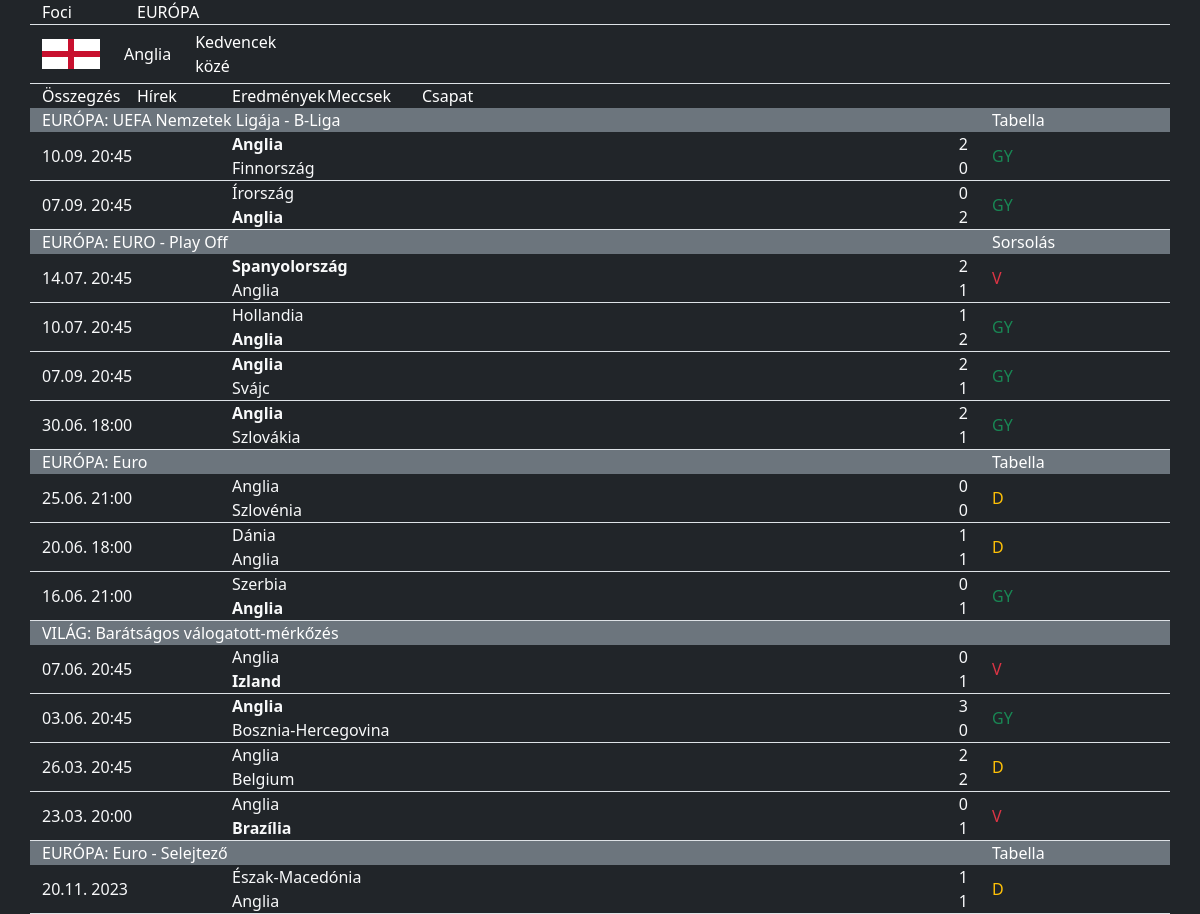
Screenshot of /?page=eredmenyekView&id=1 with the database file from the repository.
### tables this page shows
CREATE TABLE `orszagok` (
  `id` int(11) NOT NULL,
  `orszag` varchar(30) DEFAULT NULL,
  `created_at` timestamp NULL DEFAULT CURRENT_TIMESTAMP
);

CREATE TABLE `foci` (
  `id` int(11) NOT NULL,
  `merkozes_tipus_id` int(11) DEFAULT NULL,
  `hazai_id` int(11) DEFAULT NULL,
  `vendeg_id` int(11) DEFAULT NULL,
  `hazai_gol` varchar(5) DEFAULT NULL,
  `vendeg_gol` varchar(5) DEFAULT NULL,
  `datum` varchar(15) DEFAULT NULL,
  `created_at` timestamp NULL DEFAULT CURRENT_TIMESTAMP
);

CREATE TABLE `tipus` (
  `id` int(11) NOT NULL,
  `tipus_megnevezes` varchar(60) DEFAULT NULL,
  `tipus_forma` varchar(30) DEFAULT NULL,
  `created_at` timestamp NULL DEFAULT CURRENT_TIMESTAMP
);

### traits/Utilities.php (called while the page is built, shortened)
<?php
trait Utilities {
    function getViewFile($file) {
        include(__DIR__."/../views/".$file.".php");
    }
    function connectDB() {
        $hostname = "localhost";
        $username = "root";
        $password = "12345";
        $database = "eredmenyek";
        $connection = mysqli_connect($hostname, $username, $password, $database);
        return $connection;
    }
}

### controllers/UserController.php (called while the page is built, shortened)
<?php
class UserController {
    function eredmenyekView() {
        $this->getViewFile("eredmenyek");
    }
    function eredmenyekProcess($orszag_id) {
        $sql = mysqli_query($this->connectDB(), "select * from foci where hazai_id = '$orszag_id' or vendeg_id = '$orszag_id' ");
        while($data = mysqli_fetch_assoc($sql)) {
            $eredmenyek_arr[] = $data;
        }
        return $eredmenyek_arr;
    }
    function orszag($index) {
        $orszagok = mysqli_query($this->connectDB(), "select * from orszagok where id = '".$index."' ");
        $orszag = mysqli_fetch_assoc($orszagok);
        return $orszag;
    }
    function merkozesTipus($index) {
        $tipusok = mysqli_query($this->connectDB(), "select * from tipus where id = '".$index."' ");
        $tipus = mysqli_fetch_assoc($tipusok);
        return $tipus;
    }
}

### views/eredmenyek.php (the view, shortened to what this page needs)
<?php
$orszag_id = $_GET["id"];
?>
<!doctype html>
<html lang="hu">
<head>
    <link href="https://cdn.jsdelivr.net/npm/bootstrap@5.3.3/dist/css/bootstrap.min.css" rel="stylesheet">
</head>
<body class="text-bg-dark">
    <header class="container-lg">
        <div class="row">
            <div class="col-1">Foci</div>
            <div class="col-1">EURÓPA</div>
        </div>
        <div class="row border-top border-bottom">
            <div class="col-auto align-content-center">
                <?php echo '<img src="./assets/imgs/flags/'.$orszag_id.'.png">'; ?>
            </div>
            <div class="col-auto align-content-center">
                <?php echo $this->orszag($orszag_id)["orszag"] ?>
            </div>
            <div class="col-1 align-content-center">Kedvencek közé</div>
        </div>
        <div class="row">
            <div class="col-2 col-lg-1">Összegzés</div>
            <div class="col-2 col-lg-1">Hírek</div>
            <div class="col-2 col-lg-1 active">Eredmények</div>
            <div class="col-2 col-lg-1">Meccsek</div>
            <div class="col-2 col-lg-1">Csapat</div>
        </div>
    </header>
    <main class="container-lg">
    <?php
    foreach($this->eredmenyekProcess($orszag_id) as $key => $data) {
        if($this->eredmenyekProcess($orszag_id)[$key]["merkozes_tipus_id"] != $this->eredmenyekProcess($orszag_id)[$key - 1]["merkozes_tipus_id"]) {
        echo '
            <section class="row text-bg-secondary">
                <article class="col">'.$this->merkozesTipus($data["merkozes_tipus_id"])["tipus_megnevezes"].'</article>
                <article class="col-2 ms-auto">'.$this->merkozesTipus($data["merkozes_tipus_id"])["tipus_forma"].'</article>
            </section>';
        }
        echo '
            <a class="link-light link-underline-opacity-0" href="?page=meccsView&orszagid='.$orszag_id.'&meccsid='.$data["id"].'" target="_blank">
                <section class="row border-bottom">
                    <article class="col-2 align-content-center">'.$data["datum"].'</article>
                    <article class="col">
                        <div class="d-flex justify-content-between">
                            <div class="d-flex flex-column">';
                                if($data["hazai_gol"] > $data["vendeg_gol"]) {
                                    echo '<div><span class="fw-bold">'.$this->orszag($data["hazai_id"])["orszag"].'</span></div>
                                    <div>'.$this->orszag($data["vendeg_id"])["orszag"].'</div>';
                                }
                                elseif($data["hazai_gol"] < $data["vendeg_gol"]) {
                                    echo '<div>'.$this->orszag($data["hazai_id"])["orszag"].'</div>
                                    <div><span class="fw-bold">'.$this->orszag($data["vendeg_id"])["orszag"].'</span></div>';
                                }
                                else {
                                    echo '<div>'.$this->orszag($data["hazai_id"])["orszag"].'</div>
                                    <div>'.$this->orszag($data["vendeg_id"])["orszag"].'</div>';
                                }
                                echo '</div>
                                <div class="d-flex flex-column">
                                    <div>'.$data["hazai_gol"].'</div>
                                    <div>'.$data["vendeg_gol"].'</div>
                            </div>
                        </div>
                    </article>
                    <article class="col-2 align-content-center">';
                            if($data["hazai_id"] == $orszag_id && $data["hazai_gol"] > $data["vendeg_gol"] || $data["vendeg_id"] == $orszag_id && $data["hazai_gol"] < $data["vendeg_gol"]) {
                                echo '<span class="text-success">GY</span>';
                            }
                            elseif($data["hazai_id"] == $orszag_id && $data["hazai_gol"] < $data["vendeg_gol"] || $data["vendeg_id"] == $orszag_id && $data["hazai_gol"] > $data["vendeg_gol"]) {
                                echo '<span class="text-danger">V</span>';
                            }
                            else {
                                echo '<span class="text-warning">D</span>';
                            }
                echo '</article>
                </section>
            </a>
        ';
        }
    ?>
    </main>
</body>
</html>

### index.php (shortened to what this page needs)
<?php
$page = new UserController;
if(!isset($_GET["page"])) {
    $page->kezdolapView();
}
else {
    $getpage = $_GET["page"];
    $page->$getpage();
}

### rows the page displays
orszagok: orszag "Anglia"
foci: merkozes_tipus.tipus_megnevezes "EURÓPA: UEFA Nemzetek Ligája - B-Liga", merkozes_tipus.tipus_forma "Tabella", datum "10.09. 20:45", hazai.orszag "Anglia", vendeg.orszag "Finnország", hazai_gol "2", vendeg_gol "0", shows "GY"
foci: datum "07.09. 20:45", hazai.orszag "Írország", vendeg.orszag "Anglia", hazai_gol "0", vendeg_gol "2", shows "GY"
foci: merkozes_tipus.tipus_megnevezes "EURÓPA: EURO - Play Off", merkozes_tipus.tipus_forma "Sorsolás", datum "14.07. 20:45", hazai.orszag "Spanyolország", vendeg.orszag "Anglia", hazai_gol "2", vendeg_gol "1", shows "V"
foci: datum "10.07. 20:45", hazai.orszag "Hollandia", vendeg.orszag "Anglia", hazai_gol "1", vendeg_gol "2", shows "GY"
foci: datum "07.09. 20:45", hazai.orszag "Anglia", vendeg.orszag "Svájc", hazai_gol "2", vendeg_gol "1", shows "GY"
foci: datum "30.06. 18:00", hazai.orszag "Anglia", vendeg.orszag "Szlovákia", hazai_gol "2", vendeg_gol "1", shows "GY"
foci: merkozes_tipus.tipus_megnevezes "EURÓPA: Euro", merkozes_tipus.tipus_forma "Tabella", datum "25.06. 21:00", hazai.orszag "Anglia", vendeg.orszag "Szlovénia", hazai_gol "0", vendeg_gol "0", shows "D"
foci: datum "20.06. 18:00", hazai.orszag "Dánia", vendeg.orszag "Anglia", hazai_gol "1", vendeg_gol "1"
foci: datum "16.06. 21:00", hazai.orszag "Szerbia", vendeg.orszag "Anglia", hazai_gol "0", vendeg_gol "1", shows "GY"
foci: merkozes_tipus.tipus_megnevezes "VILÁG: Barátságos válogatott-mérkőzés", datum "07.06. 20:45", hazai.orszag "Anglia", vendeg.orszag "Izland", hazai_gol "0", vendeg_gol "1"
foci: datum "03.06. 20:45", hazai.orszag "Anglia", vendeg.orszag "Bosznia-Hercegovina", hazai_gol "3", vendeg_gol "0", shows "GY"
foci: datum "26.03. 20:45", hazai.orszag "Anglia", vendeg.orszag "Belgium", hazai_gol "2", vendeg_gol "2", shows "D"
foci: datum "23.03. 20:00", hazai.orszag "Anglia", vendeg.orszag "Brazília", hazai_gol "0", vendeg_gol "1", shows "V"
foci: merkozes_tipus.tipus_megnevezes "EURÓPA: Euro - Selejtező", merkozes_tipus.tipus_forma "Tabella", datum "20.11. 2023", hazai.orszag "Észak-Macedónia", vendeg.orszag "Anglia", hazai_gol "1", vendeg_gol "1", shows "D"
